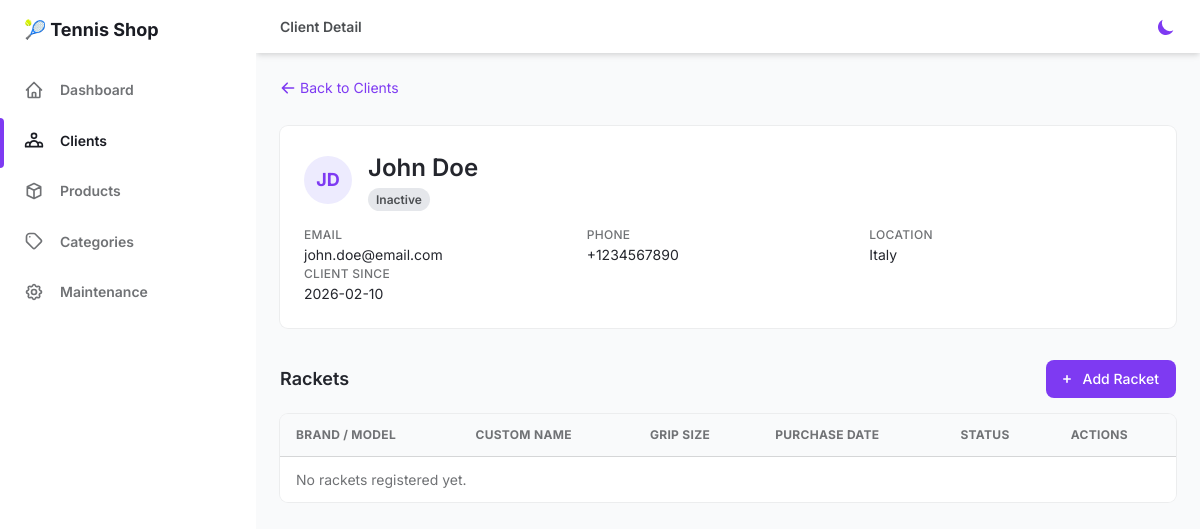
Page /clients/83c28422-14ba-4557-abca-d669e3091989 on the committed database.
### app/models/client.py (models this page shows, shortened)
class Client(Base):
    __tablename__ = "clients"
    id = Column(String(36), primary_key=True, default=lambda: str(uuid.uuid4()), index=True)
    first_name = Column(String, nullable=False, index=True)
    last_name = Column(String, nullable=False, index=True)
    email = Column(String, unique=True, nullable=True, index=True)
    phone_number = Column(String, nullable=False, index=True)
    date_of_birth = Column(Date, nullable=True)
    address_line1 = Column(String, nullable=True)
    address_line2 = Column(String, nullable=True)
    city = Column(String, nullable=True)
    postal_code = Column(String, nullable=True)
    country = Column(String, nullable=True)
    notes = Column(String, nullable=True)  # Special preferences or notes
    is_active = Column(Boolean, default=True, nullable=False)
    created_at = Column(DateTime, default=datetime.utcnow, nullable=False)
    updated_at = Column(DateTime, default=datetime.utcnow, onupdate=datetime.utcnow, nullable=False)
    rackets = relationship("ClientRacket", back_populates="client", cascade="all, delete-orphan")

### app/routers/views.py (the view)
@router.get("/clients/{client_id}")
async def client_detail(client_id: str, request: Request, db: AsyncSession = Depends(get_db)):
    client = (await db.execute(
        select(Client).where(Client.id == client_id)
    )).scalar_one_or_none()
    if not client:
        raise HTTPException(status_code=404, detail="Client not found")
    rackets = (await db.execute(
        select(ClientRacket).where(ClientRacket.client_id == client_id).order_by(ClientRacket.brand)
    )).scalars().all()
    all_products = (await db.execute(
        select(Product).where(Product.is_active == True).order_by(Product.brand, Product.name)
    )).scalars().all()
    all_products_divided_by_category = {}
    for p in all_products:
        if p.category_id not in all_products_divided_by_category:
            all_products_divided_by_category[p.category_id] = []
        all_products_divided_by_category[p.category_id].append(p)
    all_categories = (await db.execute(select(ProductCategory))).scalars().all()
    strings_category_ids = {c.id for c in all_categories if "string" in c.name.lower()}
    base_grips_category_ids = {c.id for c in all_categories if "grip" in c.name.lower() and "over" not in c.name.lower()}
    overgrips_category_ids = {c.id for c in all_categories if "overgrip" in c.name.lower()}
    strings_for_dropdown = [
        {"id": p.id, "label": f"{p.brand} — {p.name}"}
        for p in all_products if p.category_id in strings_category_ids
    ]
    base_grips_for_dropdown = [
        {"id": p.id, "label": f"{p.brand} — {p.name}"}
        for p in all_products if p.category_id in base_grips_category_ids
    ]
    overgrips_for_dropdown = [
        {"id": p.id, "label": f"{p.brand} — {p.name}"}
        for p in all_products if p.category_id in overgrips_category_ids
    ]
    return templates.TemplateResponse(request, "pages/client_detail.html", {
        "active_page": "clients",
        "client": {
            "id": client.id,
            "first_name": client.first_name,
            "last_name": client.last_name,
            "email": client.email,
            "phone_number": client.phone_number,
            "date_of_birth": client.date_of_birth.isoformat() if client.date_of_birth else None,
            "address_line1": client.address_line1,
            "address_line2": client.address_line2,
            "city": client.city,
            "postal_code": client.postal_code,
            "country": client.country,
            "notes": client.notes,
            "is_active": client.is_active,
            "created_at": client.created_at.strftime("%Y-%m-%d") if client.created_at else "-",
        },
        "rackets": [
            {
                "id": r.id,
                "brand": r.brand,
                "model": r.model,
                "grip_size": r.grip_size,
                "custom_name": r.custom_name,
                "purchase_date": r.purchase_date.isoformat() if r.purchase_date else None,
                "notes": r.notes,
                "is_active": r.is_active,
            }
            for r in rackets
        ],
        "strings_for_dropdown": strings_for_dropdown,
        "base_grips_for_dropdown": base_grips_for_dropdown,
        "overgrips_for_dropdown": overgrips_for_dropdown,
    })

### app/templates/pages/client_detail.html (shortened to what this page needs)
{% extends "layout.html" %}
{% from "macros/crud.html" import modal_wrapper, delete_confirm, add_button, form_input, form_textarea, form_checkbox, modal_buttons, form_select, toast %}
{% block page_title %}Client Detail{% endblock %}
{% block content %}
<div class="my-6">
  <a href="/clients" class="inline-flex items-center text-sm text-purple-600 hover:text-purple-800 dark:text-purple-400">
    <svg class="w-4 h-4 mr-1" fill="currentColor" viewBox="0 0 20 20">
      <path fill-rule="evenodd" d="M9.707 16.707a1 1 0 01-1.414 0l-6-6a1 1 0 010-1.414l6-6a1 1 0 011.414 1.414L5.414 9H17a1 1 0 110 2H5.414l4.293 4.293a1 1 0 010 1.414z" clip-rule="evenodd"></path>
    </svg>
    Back to Clients
  </a>
</div>
<div class="p-6 mb-8 bg-white rounded-lg shadow-xs dark:bg-gray-800">
  <div class="flex items-center justify-between mb-4">
    <div class="flex items-center">
      <div class="w-12 h-12 mr-4 rounded-full bg-purple-100 dark:bg-purple-500 flex items-center justify-center">
        <span class="text-purple-600 dark:text-purple-100 font-bold text-lg">
          {{ (client.first_name[0] or '') | upper }}{{ (client.last_name[0] or '') | upper }}
        </span>
      </div>
      <div>
        <h2 class="text-2xl font-semibold text-gray-700 dark:text-gray-200">
          {{ client.first_name }} {{ client.last_name }}
        </h2>
        <span class="px-2 py-1 text-xs font-semibold rounded-full
          {% if client.is_active %}text-white bg-purple-600{% else %}text-gray-600 bg-gray-200 dark:bg-gray-700 dark:text-gray-400{% endif %}">
          {{ 'Active' if client.is_active else 'Inactive' }}
        </span>
      </div>
    </div>
  </div>
  <div class="grid grid-cols-2 gap-x-8 gap-y-3 text-sm md:grid-cols-3">
    {% if client.email %}
    <div>
      <p class="text-xs font-medium text-gray-500 dark:text-gray-400 uppercase tracking-wide">Email</p>
      <p class="text-gray-700 dark:text-gray-300">{{ client.email }}</p>
    </div>
    {% endif %}
    {% if client.phone_number %}
    <div>
      <p class="text-xs font-medium text-gray-500 dark:text-gray-400 uppercase tracking-wide">Phone</p>
      <p class="text-gray-700 dark:text-gray-300">{{ client.phone_number }}</p>
    </div>
    {% endif %}
    {% if client.city or client.country %}
    <div>
      <p class="text-xs font-medium text-gray-500 dark:text-gray-400 uppercase tracking-wide">Location</p>
      <p class="text-gray-700 dark:text-gray-300">
        {{ [client.city, client.country] | select | join(', ') }}
      </p>
    </div>
    {% endif %}
    <div>
      <p class="text-xs font-medium text-gray-500 dark:text-gray-400 uppercase tracking-wide">Client Since</p>
      <p class="text-gray-700 dark:text-gray-300">{{ client.created_at }}</p>
    </div>
  </div>
</div>
<div x-data="racketPageData()">
  <div class="flex items-center justify-between mb-4">
    <h3 class="text-lg font-semibold text-gray-700 dark:text-gray-200">Rackets</h3>
    {{ add_button("openCreate()", "Add Racket") }}
  </div>
  <div class="w-full overflow-hidden rounded-lg shadow-xs mb-8">
    <div class="w-full overflow-x-auto">
      <table class="w-full whitespace-no-wrap">
        <thead>
          <tr class="text-xs font-semibold tracking-wide text-left text-gray-500 uppercase border-b dark:border-gray-700 bg-gray-50 dark:text-gray-400 dark:bg-gray-800">
            <th class="px-4 py-3">Brand / Model</th>
            <th class="px-4 py-3">Custom Name</th>
            <th class="px-4 py-3">Grip Size</th>
            <th class="px-4 py-3">Purchase Date</th>
            <th class="px-4 py-3">Status</th>
            <th class="px-4 py-3">Actions</th>
          </tr>
        </thead>
        <tbody class="bg-white divide-y dark:divide-gray-700 dark:bg-gray-800">
          <tr x-show="allRackets.length === 0">
            <td class="px-4 py-3 text-sm text-gray-500 dark:text-gray-400" colspan="6">No rackets registered yet.</td>
          </tr>
        </tbody>
      </table>
    </div>
  </div>
</div>
{% endblock %}

### rows in the picture
Client: first_name "J", last_name "D", first_name "John", last_name "Doe", is_active "Inactive", email "john.doe@email.com", phone_number "+1234567890", country "Italy", created_at "2026-02-10"

### other values in the picture
{{ label }} "Add Racket"
